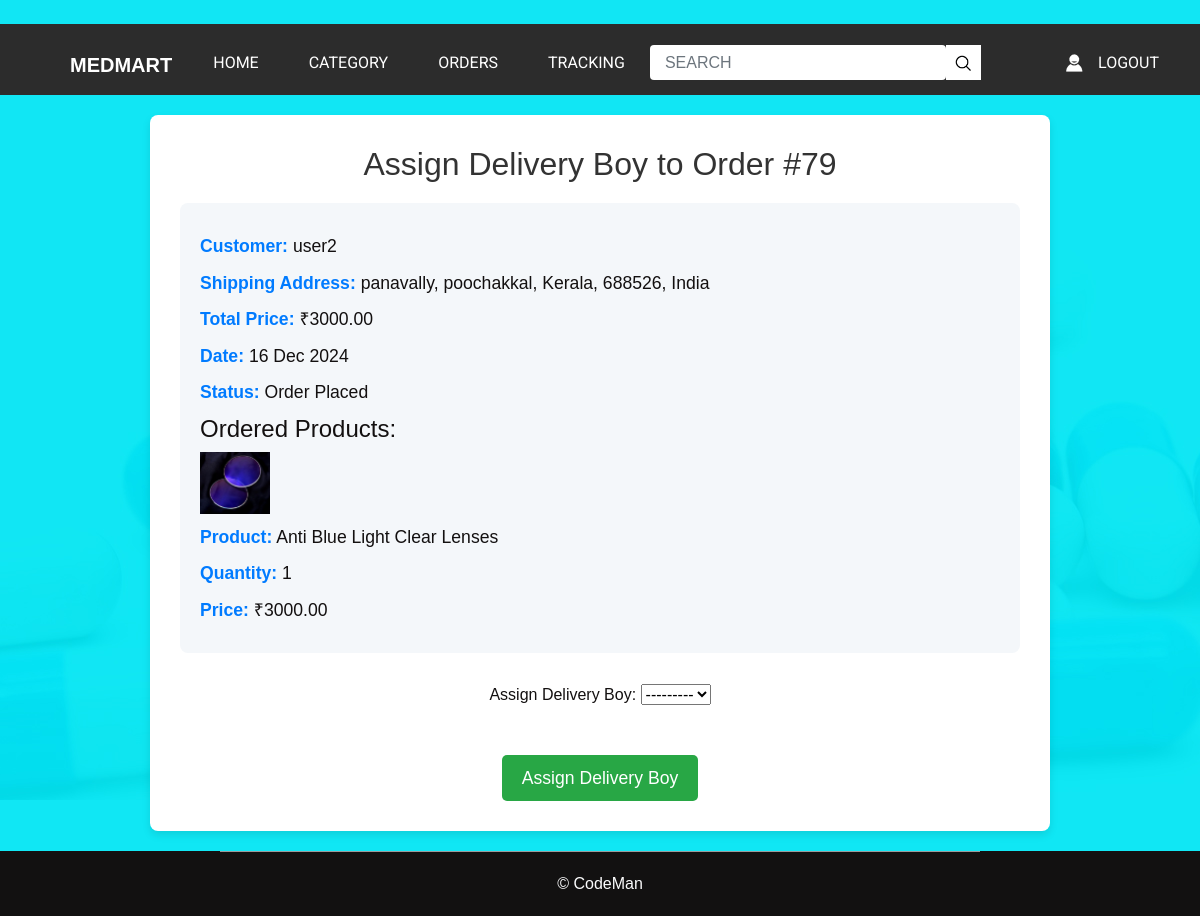
The page /assign_delivery_boy/79/ on the database its author committed.
### store/models.py (models this page shows, shortened)
class Order(models.Model):
    user = models.ForeignKey(User, on_delete=models.CASCADE, null=True)
    address = models.TextField(null=True)
    total_price = models.DecimalField(max_digits=10, decimal_places=2, null=True)
    created_at = models.DateTimeField(auto_now_add=True, null=True)  # Only keep one 'created_at'
    status = models.CharField(
        max_length=20,
        choices=[('Order Placed', 'Order Placed'), ('Pending', 'Pending'), ('shipped', 'shipped'), ('Out for Delivery', 'Out for Delivery') ,('Delivered', 'Delivered')],
        default='Order Placed',
        null=True,
    )
    delivered_at = models.DateTimeField(null=True, blank=True)
    delivery_boy_update = models.ForeignKey(User, on_delete=models.SET_NULL, null=True, blank=True, related_name='assigned_orders')
    latitude = models.DecimalField(max_digits=9, decimal_places=6, null=True, blank=True)  # Add latitude field
    longitude = models.DecimalField(max_digits=9, decimal_places=6, null=True, blank=True)  # Add longitude field

class OrderItem(models.Model):
    order = models.ForeignKey(Order, related_name='order_items', on_delete=models.CASCADE,null=True)
    product = models.ForeignKey(Product, on_delete=models.CASCADE,null=True)
    quantity = models.PositiveIntegerField(null=True)
    total_price = models.DecimalField(max_digits=10, decimal_places=2,null=True)

class Product(models.Model):
    category = models.ForeignKey(Category, on_delete=models.CASCADE, related_name='products', null=True)
    name = models.CharField(max_length=255, null=True)
    description = models.TextField(null=True)
    price = models.DecimalField(max_digits=10, decimal_places=2, null=True)
    image = models.ImageField(upload_to='images/', blank=True, null=True)
    created_at = models.DateTimeField(auto_now_add=True, null=True)
    updated_at = models.DateTimeField(auto_now=True,null=True)

### store/views.py (the view)
# urls.py: path('assign_delivery_boy/<int:order_id>/', store.views.assign_delivery_boy, name='assign_delivery_boy'),
def assign_delivery_boy(request, order_id):
    order = get_object_or_404(Order, id=order_id)
    if request.method == 'POST':
        form = AssignDeliveryBoyForm(request.POST, instance=order)
        if form.is_valid():
            form.save()
            return redirect('orders_list')  # Adjust this to the appropriate redirect
    else:
        form = AssignDeliveryBoyForm(instance=order)
    return render(request, 'extt/assign_delivery_boy.html', {'order': order, 'form': form})

### store/forms.py
class AssignDeliveryBoyForm(forms.ModelForm):
    delivery_boy_update = forms.ModelChoiceField(
        queryset=User.objects.filter(deliveryboystatus__status='In'),  # Use the correct related name
        required=True,
        label="Assign Delivery Boy"
    )
    class Meta:
        model = Order
        fields = ['delivery_boy_update']

### store/context_processors.py (called while the page is built)
def cart_item_count(request):
    if request.user.is_authenticated:
        cart_items_count = CartItem.objects.filter(user=request.user).count()
    else:
        cart_items_count = 0
    return {'cart_items_count': cart_items_count}

### templates/extt/assign_delivery_boy.html (shortened to what this page needs)
{% load static %}
<!DOCTYPE html>
<html>
<head>
  <link rel="stylesheet" type="text/css"
    href="https://cdnjs.cloudflare.com/ajax/libs/OwlCarousel2/2.1.3/assets/owl.carousel.min.css" />
  <link rel="stylesheet" href="https://cdnjs.cloudflare.com/ajax/libs/font-awesome/4.7.0/css/font-awesome.min.css">
  <link rel="stylesheet" type="text/css" href="{% static 'extt/css/bootstrap.css' %}" />
  <link href="{% static 'extt/css/style.css' %}" rel="stylesheet" />
  <link href="{% static 'extt/css/responsive.css' %}" rel="stylesheet" />
  <link rel="stylesheet" href="{% static 'extt/css/assign_delivery_boy.css' %}">
</head>
<body>
  <div class="hero_area">
    <header class="header_section">
      <br>
      <div class="container-fluid">
        <nav class="navbar navbar-expand-lg custom_nav-container pt-3">
          <a class="navbar-brand" href="{% url 'admin_home' %}">
            <span>
              MEDMART
            </span>
          </a>
          <div class="collapse navbar-collapse" id="navbarSupportedContent">
            <div class="d-flex  flex-column flex-lg-row align-items-center w-100 justify-content-between">
              <ul class="navbar-nav  ">
                <li class="nav-item active">
                  <a class="nav-link" href="{% url 'admin_home' %}">Home <span class="sr-only">(current)</span></a>
                </li>
                <li class="nav-item">
                  <a class="nav-link" href="{% url 'category' %}"> Category </a>
                </li>
                <li class="nav-item">
                  <a class="nav-link" href="{% url 'orders_list' %}">Orders</a>
                </li>
                <li class="nav-item">
                  <a class="nav-link" href="{% url 'delivery_boy_details' %}">Tracking </a>
                </li>
              </ul>
              <form class="form-inline" method="GET" action="{% url 'search' %}">
                <input type="search" name="query" id="search-input" placeholder="Search" class="form-control">
                <button class="btn my-2 my-sm-0 nav_search-btn" type="submit"></button>
            </form>
              <div class="login_btn-contanier ml-0 ml-lg-5">
                <a class="nav-link" href="{% url 'logout' %}">
                  <img src="{% static 'extt/images/user.png' %}" alt="">
                  <span>
                    Logout
                  </span>
                </a>
              </div>
            </div>
          </div>
        </nav>
      </div>
    </header>
<div class="container">
  <h1>Assign Delivery Boy to Order #{{ order.id }}</h1>
  <div class="order-details">
      <p><strong>Customer:</strong> {{ order.user.username }}</p>
      <p><strong>Shipping Address:</strong> {{ order.address }}</p>
      <p><strong>Total Price:</strong> ₹{{ order.total_price }}</p>
      <p><strong>Date:</strong> {{ order.created_at|date:"d M Y" }}</p>
      <p><strong>Status:</strong> {{ order.status }}</p>
      <h4>Ordered Products:</h4>
      {% for item in order.order_items.all %}
      <div class="product-item">
          {% if item.product.image %}
              <img src="{{ item.product.image.url }}" style="width: 70px; height: auto;" alt="{{ item.product.name }}">
          {% else %}
              <img src="{% static 'extt/images/default-image.jpg' %}" alt="No image available">
          {% endif %}
          <div class="product-info">
              <p><strong>Product:</strong> {{ item.product.name }}</p>
              <p><strong>Quantity:</strong> {{ item.quantity }}</p>
              <p><strong>Price:</strong> ₹{{ item.total_price }}</p>
          </div>
      </div>
      {% endfor %}
  </div>
  {% if order.delivery_boy_update %}
      <p><strong>Assigned Delivery Boy:</strong> {{ order.delivery_boy_update.username }}</p>
      <p>This order has already been assigned to {{ order.delivery_boy_update.username }} and cannot be reassigned.</p>
  {% else %}
      <form method="post">
          {{ form.as_p }}
          <br>
          <button type="submit">Assign Delivery Boy</button>
      </form>
  {% endif %}
</div>
  <section class="container-fluid footer_section">
    <p>
      &copy; CodeMan
    </p>
  </section>
</body>
</html>

### static/extt/css/style.css (style rules this page uses)
body { font-family: "Poppins", sans-serif; color: #000000; background-color: #ffffff; }
.hero_area { height: 100vh; background-image: url(../images/hero-bg.jpg); }
.header_section .container-fluid { background-color: #2c2c2c; }
.header_section .container-fluid { padding-right: 25px; padding-left: 25px; }
.custom_nav-container.navbar-expand-lg .navbar-nav .nav-link { padding: 10px 25px; color: #ffffff; text-align: center; text-transform: uppercase; font-family: 'Roboto', sans-serif; }
a, a:hover, a:focus { text-decoration: none; }
.btn, .btn:focus { outline: none !important; -webkit-box-shadow: none; box-shadow: none; }
.navbar-brand, .navbar-brand:hover { text-transform: uppercase; font-weight: bold; font-size: 24px; color: #fafcfd; }
.custom_nav-container .nav_search-btn { background-image: url(../images/search-icon.png); background-size: 18px; background-repeat: no-repeat; background-position: center; width: 35px; height: 35px; padding: 0; border: none; border-radius: 0; }
.login_btn-contanier a { text-transform: uppercase; color: #ffffff; display: -webkit-box; display: -ms-flexbox; display: flex; -webkit-box-align: center; -ms-flex-align: center; align-items: center; font-family: 'Roboto', sans-serif; }
.login_btn-contanier a img { margin-right: 15px; }
.navbar-brand { display: -webkit-box; display: -ms-flexbox; display: flex; -webkit-box-align: center; -ms-flex-align: center; align-items: center; }
.navbar-brand span { font-size: 20px; font-weight: 700; color: #ffffff; margin-top: 5px; }
.custom_nav-container { z-index: 99999; padding: 10px 0; }
.custom_nav-container .form-inline { -webkit-box-flex: 1; -ms-flex-positive: 1; flex-grow: 1; -ms-flex-wrap: nowrap; flex-wrap: nowrap; }
.custom_nav-container .form-inline input { width: 84%; border: none; outline: none; padding: 4px; padding-left: 15px; text-transform: uppercase; height: 35px; background-color: #ffffff; }
.custom_nav-container .form-inline button { background-color: #ffffff; }
.footer_section { background-color: #121111; font-weight: 500; }
.footer_section p { color: #fbfcfd; margin: 0; text-align: center; padding: 20px; border-top: 1px solid #9b9b9b; width: 65%; margin: 0 auto; }

### static/extt/css/responsive.css (style rules this page uses)
@media (min-width: 1200px) { .container { max-width: 1170px; } }

### static/extt/css/assign_delivery_boy.css (style rules this page uses)
* { margin: 0; padding: 0; box-sizing: border-box; }
body { font-family: Arial, sans-serif; background-color: #10e7f4; color: #131010; }
.container { max-width: 900px; margin: 20px auto; padding: 30px; background-color: #fff; box-shadow: 0 4px 8px rgba(0, 0, 0, 0.1); border-radius: 8px; }
h1 { font-size: 2em; color: #333; text-align: center; margin-bottom: 20px; }
.order-details { margin-bottom: 30px; background-color: #f4f7fa; padding: 20px; border-radius: 8px; }
.order-details p { font-size: 1.1em; margin: 10px 0; }
.order-details strong { color: #007bff; }
form { text-align: center; }
form button { background-color: #28a745; color: #fff; padding: 10px 20px; font-size: 1.1em; border: none; border-radius: 5px; cursor: pointer; transition: background-color 0.3s ease; }

### rows shown on the page
Order: id "79", user.username "user2", address "panavally, poochakkal, Kerala, 688526, India", total_price "3000.00", created_at "16 Dec 2024", status "Order Placed", delivery_boy_update "---------"
OrderItem: product.image (picture), product.name "Anti Blue Light Clear Lenses", quantity "1", total_price "3000.00"
